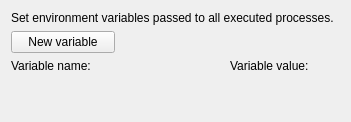
<?xml version="1.0" encoding="UTF-8"?>
<ui version="4.0">
 <class>EnvironDialog</class>
 <widget class="QWidget" name="EnvironDialog">
  <property name="geometry">
   <rect>
    <x>0</x>
    <y>0</y>
    <width>308</width>
    <height>122</height>
   </rect>
  </property>
  <property name="windowTitle">
   <string>Form</string>
  </property>
  <layout class="QGridLayout" name="gridLayout">
   <item row="2" column="2">
    <widget class="QLabel" name="label_3">
     <property name="text">
      <string>Variable value:</string>
     </property>
    </widget>
   </item>
   <item row="1" column="0">
    <widget class="QPushButton" name="btnNewVariable">
     <property name="text">
      <string>New variable</string>
     </property>
    </widget>
   </item>
   <item row="2" column="0">
    <widget class="QLabel" name="label_2">
     <property name="text">
      <string>Variable name:</string>
     </property>
    </widget>
   </item>
   <item row="3" column="2">
    <layout class="QVBoxLayout" name="veLayoutVarValues"/>
   </item>
   <item row="3" column="1">
    <layout class="QVBoxLayout" name="veLayoutEquals"/>
   </item>
   <item row="0" column="0" colspan="3">
    <widget class="QLabel" name="label">
     <property name="text">
      <string>Set environment variables passed to all executed processes.</string>
     </property>
    </widget>
   </item>
   <item row="3" column="0">
    <layout class="QVBoxLayout" name="veLayoutVarNames"/>
   </item>
   <item row="3" column="3">
    <layout class="QVBoxLayout" name="veLayoutRemoval"/>
   </item>
   <item row="4" column="0" colspan="4">
    <spacer name="verticalSpacer">
     <property name="orientation">
      <enum>Qt::Vertical</enum>
     </property>
     <property name="sizeHint" stdset="0">
      <size>
       <width>20</width>
       <height>0</height>
      </size>
     </property>
    </spacer>
   </item>
  </layout>
 </widget>
 <resources/>
 <connections/>
</ui>
